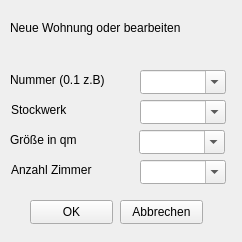
<?xml version="1.0" encoding="UTF-8"?>
<ui version="4.0">
 <class>frm_edit_wohnung</class>
 <widget class="QWidget" name="frm_edit_wohnung">
  <property name="geometry">
   <rect>
    <x>0</x>
    <y>0</y>
    <width>242</width>
    <height>242</height>
   </rect>
  </property>
  <property name="windowTitle">
   <string>Wohnung bearbeiten</string>
  </property>
  <widget class="QPushButton" name="btn_cancel">
   <property name="geometry">
    <rect>
     <x>120</x>
     <y>200</y>
     <width>83</width>
     <height>24</height>
    </rect>
   </property>
   <property name="text">
    <string>Abbrechen</string>
   </property>
  </widget>
  <widget class="QPushButton" name="btn_ok">
   <property name="geometry">
    <rect>
     <x>30</x>
     <y>200</y>
     <width>83</width>
     <height>24</height>
    </rect>
   </property>
   <property name="text">
    <string>OK</string>
   </property>
  </widget>
  <widget class="QLabel" name="lbl_edit_wohnung">
   <property name="geometry">
    <rect>
     <x>10</x>
     <y>20</y>
     <width>221</width>
     <height>16</height>
    </rect>
   </property>
   <property name="text">
    <string>Neue Wohnung oder bearbeiten</string>
   </property>
  </widget>
  <widget class="QLabel" name="lbl_nummer">
   <property name="geometry">
    <rect>
     <x>10</x>
     <y>70</y>
     <width>131</width>
     <height>20</height>
    </rect>
   </property>
   <property name="text">
    <string>Nummer (0.1 z.B)</string>
   </property>
  </widget>
  <widget class="QLabel" name="lbl_stockwerk">
   <property name="geometry">
    <rect>
     <x>11</x>
     <y>100</y>
     <width>131</width>
     <height>20</height>
    </rect>
   </property>
   <property name="text">
    <string>Stockwerk</string>
   </property>
  </widget>
  <widget class="QComboBox" name="cmb_nummer">
   <property name="geometry">
    <rect>
     <x>140</x>
     <y>70</y>
     <width>86</width>
     <height>24</height>
    </rect>
   </property>
   <property name="editable">
    <bool>true</bool>
   </property>
  </widget>
  <widget class="QComboBox" name="cmb_stockwerk">
   <property name="geometry">
    <rect>
     <x>140</x>
     <y>100</y>
     <width>86</width>
     <height>24</height>
    </rect>
   </property>
   <property name="editable">
    <bool>true</bool>
   </property>
  </widget>
  <widget class="QComboBox" name="cmb_qm">
   <property name="geometry">
    <rect>
     <x>139</x>
     <y>130</y>
     <width>86</width>
     <height>24</height>
    </rect>
   </property>
   <property name="editable">
    <bool>true</bool>
   </property>
  </widget>
  <widget class="QLabel" name="lbl_qm">
   <property name="geometry">
    <rect>
     <x>10</x>
     <y>130</y>
     <width>131</width>
     <height>20</height>
    </rect>
   </property>
   <property name="text">
    <string>Größe in qm</string>
   </property>
  </widget>
  <widget class="QLabel" name="lbl_zimmer">
   <property name="geometry">
    <rect>
     <x>11</x>
     <y>160</y>
     <width>131</width>
     <height>20</height>
    </rect>
   </property>
   <property name="text">
    <string>Anzahl Zimmer</string>
   </property>
  </widget>
  <widget class="QComboBox" name="cmb_zimmer">
   <property name="geometry">
    <rect>
     <x>140</x>
     <y>160</y>
     <width>86</width>
     <height>24</height>
    </rect>
   </property>
   <property name="editable">
    <bool>true</bool>
   </property>
  </widget>
 </widget>
 <resources/>
 <connections/>
</ui>
